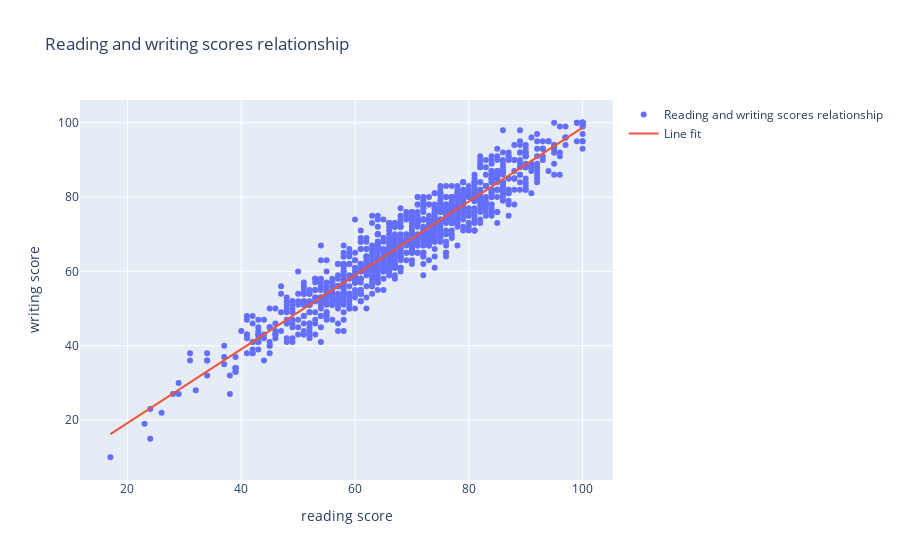

The code cell stored with this chart in its notebook:
### Code cell
#drawing a linear regressiong plot
slope, intercept, r_value, p_value, std_err = stats.linregress(data_all["reading score"], data_all["writing score"])
print("Pearson R value is: %.5f"%r_value + " with a p-value of: %.5e"%p_value)

# This part sets up the object, that contains your data to be plotted: lists of x and y values
# That object is called trace0
trace0 = Scatter(
    x = data_all["reading score"],
    y = data_all["writing score"],
    mode = 'markers',
    name = 'Reading and writing scores relationship',
)

line = slope*data_all["reading score"]+intercept # Lets create a line, that uses x argument as x values
# trace1 holds the data for plotting the line
trace1 = Scatter(
    x = data_all["reading score"],
    y = line,
    mode = 'lines',
    name = 'Line fit'
)
# This part sets up the object, that contains descriptions of the plot's style
# That object is called layout
layout = Layout(title="Reading and writing scores relationship",xaxis=dict(title="reading score"),yaxis=dict(title="writing score"),)
plotly.offline.iplot({"data": [trace0, trace1],"layout": layout})

### Figure 1 — Plotly figure (JSON) as saved in the notebook; plotly's stock layout.template omitted (floating-point values rounded to 4 significant figures; data arrays with more than 128 entries replaced by an {"elided": "..."} marker saying what was removed)
{"data": [{"mode": "markers", "name": "Reading and writing scores relationship", "type": "scatter", "x": {"elided": "1000 int values"}, "y": {"elided": "1000 int values"}}, {"mode": "lines", "name": "Line fit", "type": "scatter", "x": {"elided": "1000 int values"}, "y": {"elided": "1000 float values"}}], "layout": {"title": {"text": "Reading and writing scores relationship"}, "xaxis": {"title": {"text": "reading score"}}, "yaxis": {"title": {"text": "writing score"}}}}
